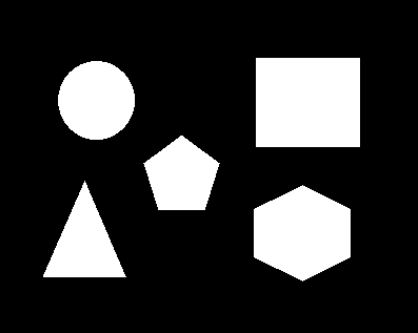
#> input picture ppap.JPG, 418 x 333 px
$ python test.py
#> lines starting #> are read from the running program, lines starting #| are printed output that depends on the picture; after the words box and inside, x2 and y2 are one past the last pixel; in counts of white or black regions, pixels touching at a corner belong together
import os
import math
import cv2

def setLabel(img, pts, label):
    (x, y, w, h) = cv2.boundingRect(pts)
    pt1 = (x, y)
    pt2 = (x + w, y + h)
    cv2.putText(img, label, (pt1[0], pt1[1]-3), cv2.FONT_HERSHEY_SIMPLEX, 0.7, (0, 0, 255))

img = cv2.imread('ppap.JPG')
#> img is the input picture: shape (333, 418, 3); min 0, max 255, mean 53.2
gray = cv2.cvtColor(img, cv2.COLOR_BGR2GRAY)

ret, thr = cv2.threshold(gray, 0, 255, cv2.THRESH_OTSU)
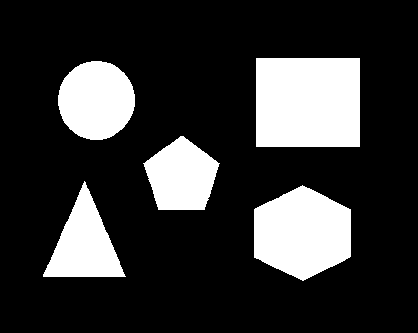
#> thr: shape (333, 418); 20.8% white; 5 white regions
#> ret = 126

contours, _ = cv2.findContours(thr, cv2.RETR_EXTERNAL, cv2.CHAIN_APPROX_NONE)
#> contours = 5 contours; box (x1, y1, x2, y2) and area: (256, 58, 360, 147) 9064, (254, 185, 351, 281) 6844, (58, 61, 135, 140) 4648, (43, 181, 126, 277) 3884, (143, 136, 220, 210) 3825

cv2.drawContours(img, contours, -1, (0,0,255), 4)
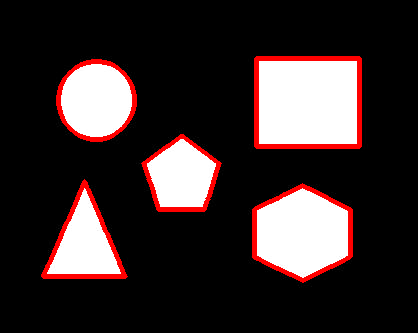
#> img: shape (333, 418, 3); 4.9% of pixels changed, all inside (x1, y1, x2, y2) = (41, 56, 362, 283)

for cont in contours:
    approx = cv2.approxPolyDP(cont, cv2.arcLength(cont, True) * 0.02, True)
    vtc = len(approx)

    if vtc == 3:
        setLabel(img, cont, 'Triangle')
    elif vtc == 4:
        setLabel(img, cont, 'Rectangle')
    elif vtc == 5:
        setLabel(img, cont, 'Pentagon')
    elif vtc == 6:
        setLabel(img, cont, 'Hexagon')
    else:
        area = cv2.contourArea(cont)
        _, radius = cv2.minEnclosingCircle(cont)

        ratio = radius * radius * math.pi / area
        if int(ratio) == 1:
            setLabel(img, cont, 'Circle')
#> this loop made 5 passes
#> (vtc, area, radius, ratio) on pass 4: (8, 4648.5, 39.49, 1.05)
#> vtc on passes 1, 3: 6, 5
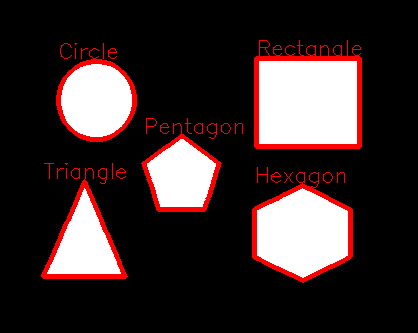
#> img: shape (333, 418, 3); 0.76% of pixels changed, all inside (x1, y1, x2, y2) = (44, 40, 361, 188)

cv2.imshow('img', img)

cv2.waitKey()
cv2.destroyAllWindows()
